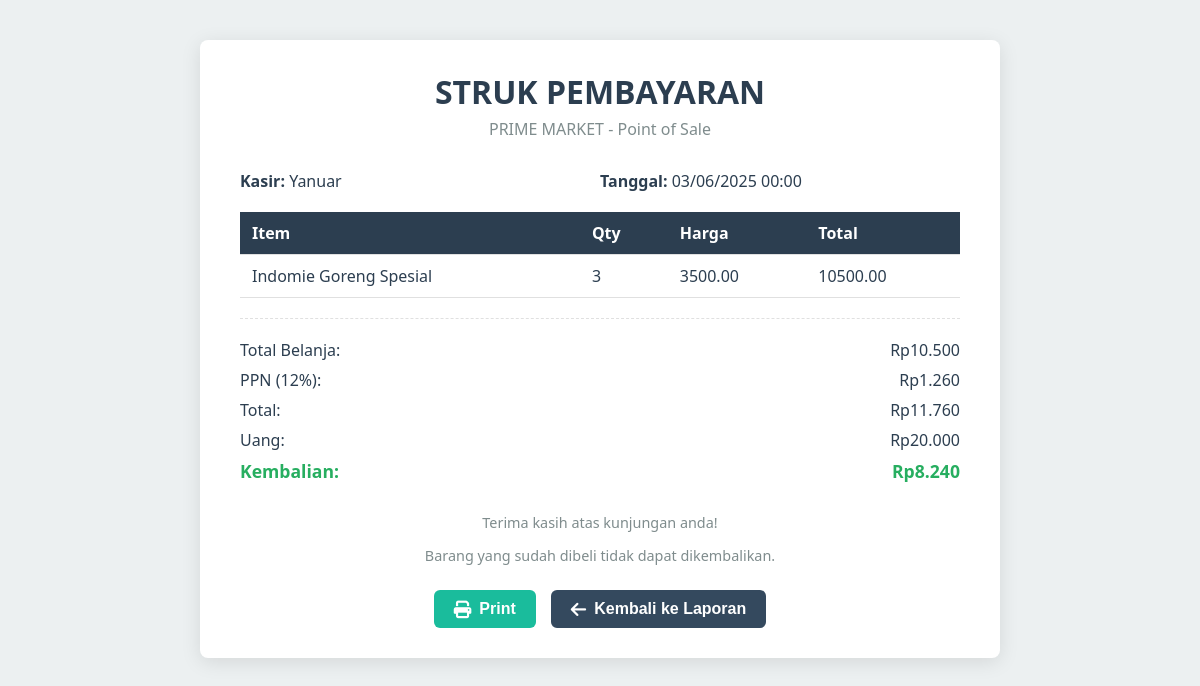
Page /admin/invoice.php?Id=2 on the committed database.
### tables this page shows
CREATE TABLE `transactions` (
  `Id` int(11) NOT NULL,
  `Transaction_Date` date NOT NULL,
  `Subtotal` double(10,2) NOT NULL,
  `PPN` double(10,2) NOT NULL,
  `Total` double(10,2) NOT NULL,
  `Money_Paid` double(10,2) NOT NULL,
  `Change` double(10,2) NOT NULL,
  `Employee_Id` int(11) NOT NULL
);

CREATE TABLE `accounts` (
  `Id` int(11) NOT NULL,
  `Name` varchar(225) NOT NULL,
  `Email` varchar(225) NOT NULL,
  `Role` enum('Admin','Cashier') NOT NULL,
  `Password` varchar(225) NOT NULL
);

CREATE TABLE `transaction_details` (
  `Id` int(11) NOT NULL,
  `Quantity` int(225) NOT NULL,
  `Subtotal` double(10,2) NOT NULL,
  `Product_Id` int(11) NOT NULL,
  `Transaction_Id` int(11) NOT NULL
);

CREATE TABLE `products` (
  `Id` int(11) NOT NULL,
  `Name` varchar(225) NOT NULL,
  `Price` double(10,2) NOT NULL,
  `Stock` int(225) NOT NULL,
  `Harga_Jual` double(10,2) NOT NULL,
  `Date_Added` date NOT NULL,
  `Expired_Date` date NOT NULL,
  `Category_Id` int(11) NOT NULL
);

### admin/invoice.php (the view, shortened to what this page needs)
<?php
include '../aksi/koneksi.php';
$Id = (int)$_GET['Id'];
$queryTransaksi = "
    SELECT
        t.id AS transaction_id,
        t.Transaction_Date,
        t.Subtotal,
        t.PPN,
        t.Total,
        t.Money_Paid,
        t.`Change`,
        u.Name AS kasir
    FROM transactions t
    JOIN accounts u ON t.Employee_Id = u.id
    WHERE t.id = $Id
";
$resultTransaksi = mysqli_query($conn, $queryTransaksi);
$invoice = mysqli_fetch_assoc($resultTransaksi);
$queryDetail = "SELECT products.Name, transaction_details.Quantity, products.Price, transaction_details.Subtotal
            FROM transaction_details
            JOIN products ON transaction_details.Product_Id = products.Id
            WHERE Transaction_Id = $Id"
?>
<!DOCTYPE html>
<html lang="en">
<head>
    <link rel="stylesheet" href="style/invoice.css" />
    <link rel="stylesheet" href="https://cdnjs.cloudflare.com/ajax/libs/font-awesome/6.7.2/css/all.min.css" />
</head>
<body>
    <div class="invoice-container">
        <div class="invoice-header">
            <div class="invoice-title">STRUK PEMBAYARAN</div>
            <div class="invoice-subtitle">PRIME MARKET - Point of Sale</div>
        </div>
        <div class="invoice-info">
            <div><strong>Kasir:</strong> <?= htmlspecialchars($invoice['kasir']) ?></div>
            <div><strong>Tanggal:</strong> <?= date('d/m/Y H:i', strtotime($invoice['Transaction_Date'])) ?></div>
        </div>
        <table class="invoice-table">
            <thead>
                <tr>
                    <th>Item</th>
                    <th>Qty</th>
                    <th>Harga</th>
                    <th>Total</th>
                </tr>
            </thead>
            <tbody>
                <?php
                $result = $conn->query($queryDetail);
                if ($result && $result->num_rows > 0) {
                            while ($d = $result->fetch_assoc()) {
                                ?>
                                <tr>
                                    <td><?= $d['Name'] ?></td>
                                    <td><?= $d['Quantity'] ?></td>
                                    <td><?= $d['Price'] ?></td>
                                    <td><?= $d['Subtotal'] ?></td>
                                </tr>
                                <?php
                                }
                            }
                ?>
            </tbody>
        </table>
        <div class="invoice-summary">
            <div class="invoice-row">
                <span>Total Belanja:</span>
                <span>Rp<?= number_format($invoice['Subtotal'], 0, ",", ".") ?></span>
            </div>
            <div class="invoice-row">
                <span>PPN (12%):</span>
                <span>Rp<?= number_format($invoice['PPN'], 0, ",", ".") ?></span>
            </div>
            <div class="invoice-row">
                <span>Total:</span>
                <span>Rp<?= number_format($invoice['Total'], 0, ",", ".") ?></span>
            </div>
            <div class="invoice-row">
                <span>Uang:</span>
                <span>Rp<?= number_format($invoice['Money_Paid'], 0, ",", ".") ?></span>
            </div>
            <div class="invoice-row invoice-kembalian">
                <span>Kembalian:</span>
                <span>Rp<?= number_format($invoice['Change'], 0, ",", ".") ?></span>
            </div>
        </div>
        <div class="invoice-footer">
            <p>Terima kasih atas kunjungan anda!</p>
            <p>Barang yang sudah dibeli tidak dapat dikembalikan.</p>
        </div>
        <div class="invoice-actions">
            <button onclick="window.print()" class="invoice-btn btn-print">
                <i class="fa-solid fa-print"></i>Print
            </button>
            <button onclick="window.location.href='transaction.php'" class="invoice-btn btn-back">
                <i class="fas fa-arrow-left"></i>Kembali ke Laporan
            </button>
        </div>
    </div>
</body>
</html>

### admin/style/invoice.css (style rules this page uses)
body { margin: 0; font-family: 'Segoe UI', Tahoma, Geneva, Verdana, sans-serif; background-color: #ecf0f1; color: #2c3e50; }
.invoice-container { max-width: 800px; margin: 40px auto; background-color: #fff; padding: 30px 40px; border-radius: 8px; box-shadow: 0 4px 20px rgba(0,0,0,0.1); box-sizing: border-box; }
.invoice-header { text-align: center; margin-bottom: 30px; }
.invoice-title { font-size: 2rem; font-weight: 700; margin-bottom: 5px; }
.invoice-subtitle { font-size: 1rem; color: #7f8c8d; }
.invoice-info { display: flex; justify-content: space-between; margin-bottom: 20px; font-size: 1rem; }
.invoice-info > div { flex: 1; }
.invoice-table { width: 100%; border-collapse: collapse; margin-bottom: 20px; }
.invoice-table th, .invoice-table td { border-bottom: 1px solid #e0e0e0; padding: 10px 12px; text-align: left; }
.invoice-table th { background-color: #2c3e50; color: white; }
.invoice-summary { border-top: 1px dashed #e0e0e0; padding-top: 20px; }
.invoice-row { display: flex; justify-content: space-between; font-size: 1rem; margin-bottom: 8px; }
.invoice-kembalian { font-weight: 700; color: #27ae60; font-size: 1.1rem; }
.invoice-footer { text-align: center; margin-top: 30px; color: #7f8c8d; font-size: 0.9rem; }
.invoice-actions { display: flex; justify-content: center; margin-top: 25px; gap: 15px; }
.invoice-btn { padding: 10px 20px; font-weight: 600; border-radius: 6px; border: none; cursor: pointer; display: inline-flex; align-items: center; gap: 8px; font-size: 1rem; transition: background-color 0.3s ease; }
.btn-print { background-color: #1abc9c; color: white; }
.btn-back { background-color: #34495e; color: white; }
.invoice-btn i { font-size: 1.1rem; }

### rows in the picture
transactions: Employee_Id.Name "Yanuar", Transaction_Date "03/06/2025 00:00", Subtotal "10.500", PPN "1.260", Total "11.760", Money_Paid "20.000", Change "8.240"
transaction_details: Product_Id.Name "Indomie Goreng Spesial", Quantity "3", Product_Id.Price "3500.00", Subtotal "10500.00"
